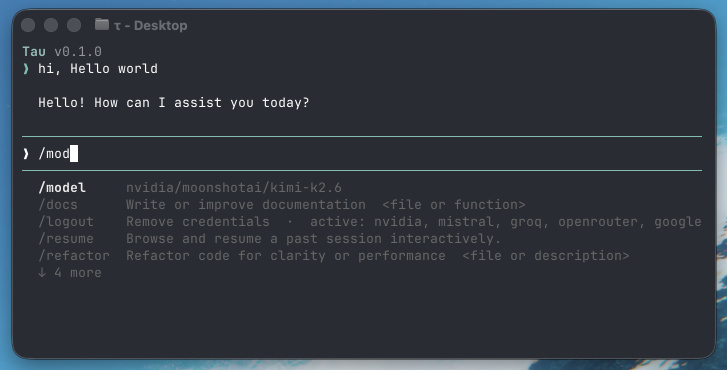
#> input picture assets/tui.png, 1454 x 740 px (shown at 1/2 size); its folder holds only this picture in this run
$ python -i input.py   (imports and definitions only)
#> lines starting #> are read from the running program, lines starting #| are printed output that depends on the picture
from __future__ import annotations

import asyncio
import contextlib
import logging
import re
from dataclasses import dataclass
from pathlib import Path
from typing import TYPE_CHECKING, Any

_log = logging.getLogger(__name__)

if TYPE_CHECKING:
    from tau.message.types import UserMessage
    from tau.runtime.service import Runtime
    from tau.modes.interactive.components.layout import Layout
    from tau.tui.tui import TUI


# ── Key event ─────────────────────────────────────────────────────────────────

# Modifier name aliases → canonical name. Matching is order- and alias-independent,
# so "ctrl+shift+p", "shift+ctrl+p", and "control+shift+p" are all equivalent.
_MOD_ALIASES = {
    "ctrl": "ctrl",
    "control": "ctrl",
    "alt": "alt",
    "opt": "alt",
    "option": "alt",
    "shift": "shift",
    "super": "meta",
    "cmd": "meta",
    "command": "meta",
    "win": "meta",
    "meta": "meta",
}

# Base-key name aliases → canonical name.
_KEY_ALIASES = {
    "esc": "escape",
    "return": "enter",
    "del": "delete",
    "spacebar": "space",
    " ": "space",
    "pgup": "pageup",
    "pgdn": "pagedown",
    "pagedown": "pagedown",
    "pageup": "pageup",
    "page_up": "pageup",
    "page_down": "pagedown",  # parser emits the underscore form
}


# [15 lines left out: function _normalize_keyid, not called in this run]


@dataclass
class KeyEvent:
    """A single parsed keyboard event."""

    key: str  # canonical name: "a", "enter", "up", "f1", etc.
    char: str | None = None  # printable character if the key produces one
    ctrl: bool = False
    alt: bool = False
    shift: bool = False
    meta: bool = False  # super / cmd / win (Kitty keyboard protocol)
    released: bool = False  # True on key-up (Kitty keyboard protocol only)
    repeat: bool = False  # True on auto-repeat (Kitty keyboard protocol only)
    raw: str = ""  # original bytes received from stdin

    # [36 lines left out: functions __str__, _signature, matches, not called in this run]


def matches_key(event: KeyEvent, *keys: str) -> bool:
    """Module-level convenience mirroring :meth:`KeyEvent.matches`."""
    return isinstance(event, KeyEvent) and event.matches(*keys)


class Key:
    """Ergonomic, typo-resistant key identifiers for use with ``matches`` / ``matches_key``.

    Use the constants for special/symbol keys and the modifier builders for
    combinations::

        event.matches(Key.ESCAPE)
        event.matches(Key.ctrl("c"))
        event.matches(Key.ctrl_shift("p"))   # order-independent with shift_ctrl

    Identifiers are plain strings, so they interoperate with literal combos.
    """

    # Special keys
    ESCAPE = "escape"
    ENTER = "enter"
    TAB = "tab"
    SPACE = "space"
    BACKSPACE = "backspace"
    DELETE = "delete"
    INSERT = "insert"
    HOME = "home"
    END = "end"
    PAGE_UP = "pageup"
    PAGE_DOWN = "pagedown"
    UP = "up"
    DOWN = "down"
    LEFT = "left"
    RIGHT = "right"
    F1 = "f1"
    F2 = "f2"
    F3 = "f3"
    F4 = "f4"
    F5 = "f5"
    F6 = "f6"
    F7 = "f7"
    F8 = "f8"
    F9 = "f9"
    F10 = "f10"
    F11 = "f11"
    F12 = "f12"

    @staticmethod
    def ctrl(key: str) -> str:
        return f"ctrl+{key}"

    @staticmethod
    def alt(key: str) -> str:
        return f"alt+{key}"

    @staticmethod
    def shift(key: str) -> str:
        return f"shift+{key}"

    @staticmethod
    def meta(key: str) -> str:
        return f"meta+{key}"

    @staticmethod
    def ctrl_shift(key: str) -> str:
        return f"ctrl+shift+{key}"

    @staticmethod
    def ctrl_alt(key: str) -> str:
        return f"ctrl+alt+{key}"

    @staticmethod
    def alt_shift(key: str) -> str:
        return f"alt+shift+{key}"

    @staticmethod
    def ctrl_shift_alt(key: str) -> str:
        return f"ctrl+shift+alt+{key}"


@dataclass
class PasteEvent:
    """Bracketed paste — text pasted into the terminal."""

    text: str
    raw: str = ""


@dataclass
class MouseEvent:
    """Mouse button press or release."""

    x: int
    y: int
    button: int
    pressed: bool
    raw: str = ""


@dataclass
class BgColorEvent:
    """Terminal background color response (OSC 11).

    Emitted when the terminal replies to an ``\\x1b]11;?\\x1b\\\\`` query.
    Each channel is normalised to 0–255.
    """

    r: int
    g: int
    b: int

    # [4 lines left out: function is_dark, not called in this run]


@dataclass
class FocusEvent:
    """Terminal window focus change (DECSET 1004).

    Emitted when the terminal reports ``\\x1b[I`` (focus gained) or
    ``\\x1b[O`` (focus lost).
    """

    focused: bool
    raw: str = ""


InputEvent = KeyEvent | PasteEvent | MouseEvent | BgColorEvent | FocusEvent


# ── CSI / SS3 lookup tables ───────────────────────────────────────────────────

# CSI final-byte → key name (no parameters)
_CSI_SIMPLE: dict[str, str] = {
    "A": "up",
    "B": "down",
    "C": "right",
    "D": "left",
    "H": "home",
    "F": "end",
    "Z": "tab",  # shift+tab (also sets shift below)
    "P": "f1",
    "Q": "f2",
    "R": "f3",
    "S": "f4",
}

# CSI tilde number → key name
_CSI_TILDE: dict[int, str] = {
    1: "home",
    2: "insert",
    3: "delete",
    4: "end",
    5: "page_up",
    6: "page_down",
    7: "home",
    8: "end",
    11: "f1",
    12: "f2",
    13: "f3",
    14: "f4",
    15: "f5",
    17: "f6",
    18: "f7",
    19: "f8",
    20: "f9",
    21: "f10",
    23: "f11",
    24: "f12",
}

# SS3 (ESC O) final-byte → key name
_SS3: dict[str, str] = {
    "P": "f1",
    "Q": "f2",
    "R": "f3",
    "S": "f4",
    "H": "home",
    "F": "end",
    "A": "up",
    "B": "down",
    "C": "right",
    "D": "left",
    "M": "enter",
}

# Kitty keypad / functional keys (Unicode private-use codes) → standard equivalents.
# int → an ASCII codepoint that continues normal char dispatch; str → a key name.
_KITTY_KP_EQUIV: dict[int, int | str] = {
    57399: 48,
    57400: 49,
    57401: 50,
    57402: 51,
    57403: 52,  # KP 0-4
    57404: 53,
    57405: 54,
    57406: 55,
    57407: 56,
    57408: 57,  # KP 5-9
    57409: 46,
    57410: 47,
    57411: 42,
    57412: 45,
    57413: 43,  # . / * - +
    57414: 13,
    57415: 61,
    57416: 44,  # KP Enter, =, ,
    57417: "left",
    57418: "right",
    57419: "up",
    57420: "down",
    57421: "page_up",
    57422: "page_down",
    57423: "home",
    57424: "end",
    57425: "insert",
    57426: "delete",
}


# Kitty / CSI modifier byte → (shift, alt, ctrl, meta)
# The modifier is encoded as: (value - 1) with bit flags
# bit 0 = shift, bit 1 = alt, bit 2 = ctrl, bit 3 = super (→ meta)
def _decode_modifier(mod: int) -> tuple[bool, bool, bool, bool]:
    m = mod - 1
    return bool(m & 1), bool(m & 2), bool(m & 4), bool(m & 8)


# [19 lines left out: function _decode_mod_field, not called in this run]


# Control characters → key names
_CTRL_CHARS: dict[str, tuple[str, bool]] = {
    "\x00": ("space", True),  # ctrl+space / ctrl+@
    "\x01": ("a", True),
    "\x02": ("b", True),
    "\x03": ("c", True),
    "\x04": ("d", True),
    "\x05": ("e", True),
    "\x06": ("f", True),
    "\x07": ("g", True),
    "\x08": ("backspace", False),  # ctrl+h / backspace on some terminals
    "\x09": ("tab", False),
    "\x0a": ("enter", False),
    "\x0b": ("k", True),
    "\x0c": ("l", True),
    "\x0d": ("enter", False),
    "\x0e": ("n", True),
    "\x0f": ("o", True),
    "\x10": ("p", True),
    "\x11": ("q", True),
    "\x12": ("r", True),
    "\x13": ("s", True),
    "\x14": ("t", True),
    "\x15": ("u", True),
    "\x16": ("v", True),
    "\x17": ("w", True),
    "\x18": ("x", True),
    "\x19": ("y", True),
    "\x1a": ("z", True),
    "\x1c": ("\\", True),
    "\x1d": ("]", True),
    "\x1e": ("6", True),
    "\x1f": ("-", True),
    "\x7f": ("backspace", False),
}


# ── Sequence completeness ─────────────────────────────────────────────────────


# [81 lines left out: functions _split_text_unit, _is_complete, not called in this run]


# ── Parser ────────────────────────────────────────────────────────────────────


class InputParser:
    """
    Stateful parser that converts raw stdin bytes into InputEvent objects.

    Usage:
        parser = InputParser()
        for event in parser.feed(raw_bytes):
            handle(event)
    """

    def __init__(self) -> None:
        self._buf = ""

    def feed(self, data: str) -> list[InputEvent]:
        self._buf += data
        events: list[InputEvent] = []
        while self._buf:
            # Plain text (not an escape sequence): peel off one character unit at
            # a time. A single read can batch several repeated bytes together —
            # e.g. holding Space floods the OS auto-repeat into one "   " chunk.
            # Splitting per character means each keypress becomes its own event,
            # so key matching (matches("space"), etc.) works and held keys don't
            # collapse into a single bogus multi-char event.
            if not self._buf.startswith("\x1b"):
                unit, self._buf = _split_text_unit(self._buf)
                event = self._parse_one(unit)
                if event is not None:
                    events.append(event)
                continue
            complete = _is_complete(self._buf)
            if complete is None:
                break  # need more data
            event = self._parse_one(self._buf)
            if event is not None:
                events.append(event)
            self._buf = ""
        return events

    # [321 lines left out: functions flush, _parse_one, _parse_csi, _parse_kitty, _parse_mouse, not called in this run]


# ── InputHandler ──────────────────────────────────────────────────────────────


# [895 lines that did not run here, left out]


def _history_path():
    from tau.settings.paths import CONFIG_DIR_PATH

    return CONFIG_DIR_PATH / "history"


# ── Keybindings ───────────────────────────────────────────────────────────────

# Named action → list of key combo strings that trigger it
KeyMap = dict[str, list[str]]

_DEFAULTS: KeyMap = {
    # Selection / list navigation
    "tui.select.up": ["up", "ctrl+p"],
    "tui.select.down": ["down", "ctrl+n"],
    "tui.select.page_up": ["page_up"],
    "tui.select.page_down": ["page_down"],
    "tui.select.top": ["home"],
    "tui.select.bottom": ["end"],
    "tui.select.confirm": ["enter", "tab"],
    "tui.select.dismiss": ["escape"],
    # Text input
    "tui.input.submit": ["enter"],
    "tui.input.newline": ["shift+enter"],
    "tui.input.clear": ["ctrl+u"],
    "tui.input.word_back": ["ctrl+w"],
    # Message queuing
    "app.message.followup": ["alt+enter"],  # queue as follow-up (waits for agent to finish)
    "app.message.dequeue": ["alt+up"],  # restore queued messages into editor
    # App-level
    "tui.app.quit": ["ctrl+c", "ctrl+d"],
    "tui.app.abort": ["ctrl+c"],
    # Scroll (message list)
    "tui.scroll.up": ["page_up"],
    "tui.scroll.down": ["page_down"],
    "tui.scroll.top": ["home"],
    "tui.scroll.bottom": ["end"],
}


class KeybindingsManager:
    """
    Central registry mapping named actions to key combo strings.
    User overrides are merged on top of defaults at construction time.
    """

    # [14 lines left out: functions __init__, matches, not called in this run]

    def keys_for(self, action: str) -> list[str]:
        """Return the key combo strings registered for `action`."""
        return list(self._map.get(action, []))

    def bind(self, action: str, keys: list[str]) -> None:
        """Replace all bindings for an action."""
        self._map[action] = list(keys)

    # [5 lines left out: function add_binding, not called in this run]


_keybindings_instance: KeybindingsManager | None = None


# [12 lines left out: functions get_keybindings, configure_keybindings, not called in this run]

>>> import cv2
>>> picture = cv2.imread('../../assets/tui.png', cv2.IMREAD_GRAYSCALE)
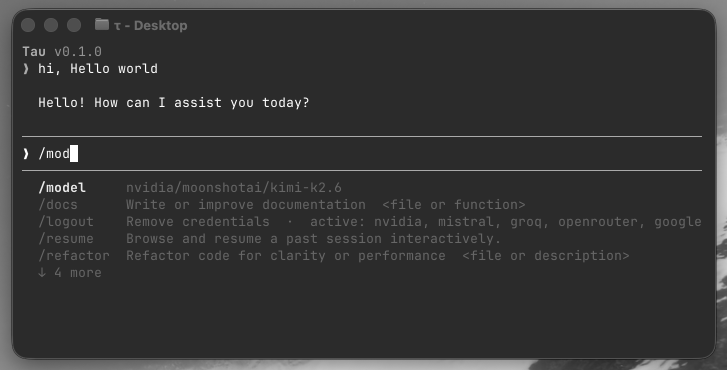
#> picture: shape (740, 1454) (shown at 1/2 size); min 7, max 255, mean 52.5
#> (the run stopped early here; a loop or call above may not have finished)
